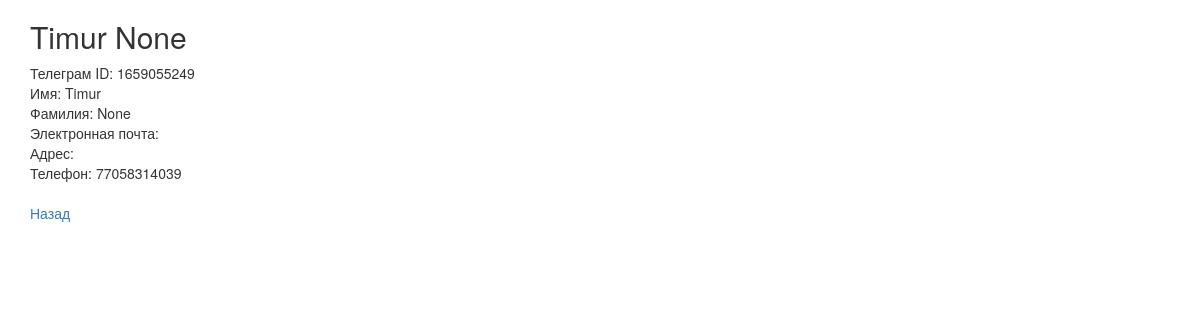
The app's page /user_info/8 with its own data.
### bot/models.py (models this page shows)
class User(models.Model):
    telegram_id = models.IntegerField(
        "ID пользователя в Telegram",
        null=True,
    )
    name = models.CharField(
        "Имя",
        max_length=50,
        blank=True,
    )
    surname = models.CharField(
        "Фамилия",
        max_length=50,
        blank=True,
        null=True,
    )
    email = models.EmailField(
        "Электронная почта",
        blank=True,
    )
    address = models.CharField(
        "Адрес",
        max_length=100,
        blank=True,
    )
    phone = PhoneNumberField(
        "Номер телефона",
        max_length=20,
        blank=True,
    )
    def __str__(self):
        return f"{self.name} {self.surname}"

### bot/views.py (the view)
# urls.py: path('user_info/<int:userid>', user_view, name="user_info"),
def user_view(request, userid):
    user = User.objects.filter(id=userid).get()
    context = {
        'user': user,
    }
    return render(request, 'user_info.html', context)

### bot/templates/user_info.html (shortened to what this page needs)
<!DOCTYPE html>
<html lang="ru">
  <head>
    <link
      rel="stylesheet"
      href="https://maxcdn.bootstrapcdn.com/bootstrap/3.3.7/css/bootstrap.min.css"
>
    <link
      rel="stylesheet"
      href="https://maxcdn.bootstrapcdn.com/bootstrap/3.3.7/css/bootstrap-theme.min.css"
>
  </head>
  <body>
    <div class="container">
        <h2>{{user}}</h2>
        <div class="table-responsive">
            <div>Телеграм ID: {{user.telegram_id}}</div>
            <div>Имя: {{user.name}}</div>
            <div>Фамилия: {{user.surname}}</div>
            <div>Электронная почта: {{user.email}}</div>
            <div>Адрес: {{user.address}}</div>
            <div>Телефон: {{user.phone}}</div>
            <br>
            <div><a href="{% url 'active_orders' %}">Назад</a></div>
        </div>
    </div>
  </body>
</html>

### records on screen
User: name+surname "Timur None", telegram_id "1659055249", name "Timur", surname "None", phone "77058314039"
